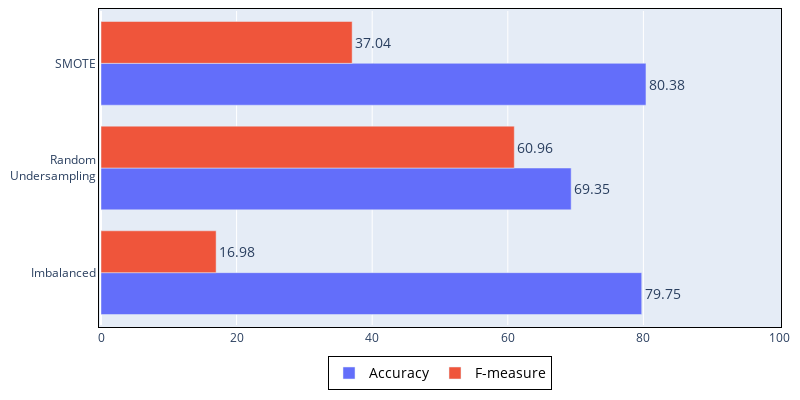

Notebook source saved alongside this figure:
### Code cell
#speed variation;speed;distance;course variation;time gap;total time
accuracy  = data9.iloc[:, 1]
fmeasure  = data9.iloc[:, 2] * 100
gmeasure  = data9.iloc[:, 3] * 100
accuracyTwoDec = round(accuracy, 2) # Para etiquetas
fmeasureTwoDec = round(fmeasure, 2) # Para etiquetas
x = data1.labels           
x[1] = "Random<br>Undersampling"      

fig = go.Figure(go.Bar(x=accuracy, y=x, orientation='h', name='Accuracy', text=accuracyTwoDec, textposition='outside', outsidetextfont= dict(size=14),))
fig.add_trace(  go.Bar(x=fmeasure, y=x, orientation='h', name='F-measure', text=fmeasureTwoDec, textposition='outside', outsidetextfont= dict(size=14),))

fig.update_layout(
    legend=dict(
        traceorder="normal",
        font=dict(
            size=14,
            color="black"
        ),
        bordercolor="Black",
        borderwidth=1,
        xanchor = "center", # Para centrarla horizontalmente
        x = 0.5,            # Para centrarla horizontalmente
        orientation="h",    # Para centrarla horizontalmente
    ),
    autosize=False,
    width=800,
    height=400,
    xaxis= {
        'linecolor': 'black',
        'linewidth': 1,
        'mirror': True,
        "range": [ 0, 100 ],
    },
    yaxis= {
      #  'categoryorder': 'array',                                   # Para que ordene por accuracy
#'categoryarray': [x for _, x in sorted(zip(accuracy, x))],  # Para que ordene por accuracy
        'linecolor': 'black',
        'linewidth': 1,
        'mirror': True
    },
    margin={
        'l':   10,
        'r':   10,
        'b':   10,
        't':   10,
        'pad': 2
    }
)
fig.show() # Para que salga el resultado
#### Se guarda el diagrama ####
pio.write_image(fig, "ilu9.svg")

### Figure 1 — Plotly figure (JSON) as saved in the notebook; plotly's stock layout.template omitted (floating-point values rounded to 4 significant figures)
{"data": [{"name": "Accuracy", "orientation": "h", "outsidetextfont": {"size": 14}, "text": [79.75, 69.35, 80.38], "textposition": "outside", "type": "bar", "x": [79.75, 69.35, 80.38], "y": ["Imbalanced", "Random<br>Undersampling", "SMOTE"]}, {"name": "F-measure", "orientation": "h", "outsidetextfont": {"size": 14}, "text": [16.98, 60.96, 37.04], "textposition": "outside", "type": "bar", "x": [16.98, 60.96, 37.04], "y": ["Imbalanced", "Random<br>Undersampling", "SMOTE"]}], "layout": {"autosize": false, "height": 400, "legend": {"bordercolor": "Black", "borderwidth": 1, "font": {"color": "black", "size": 14}, "orientation": "h", "traceorder": "normal", "x": 0.5, "xanchor": "center"}, "margin": {"b": 10, "l": 10, "pad": 2, "r": 10, "t": 10}, "width": 800, "xaxis": {"linecolor": "black", "linewidth": 1, "mirror": true, "range": [0, 100]}, "yaxis": {"linecolor": "black", "linewidth": 1, "mirror": true}}}
